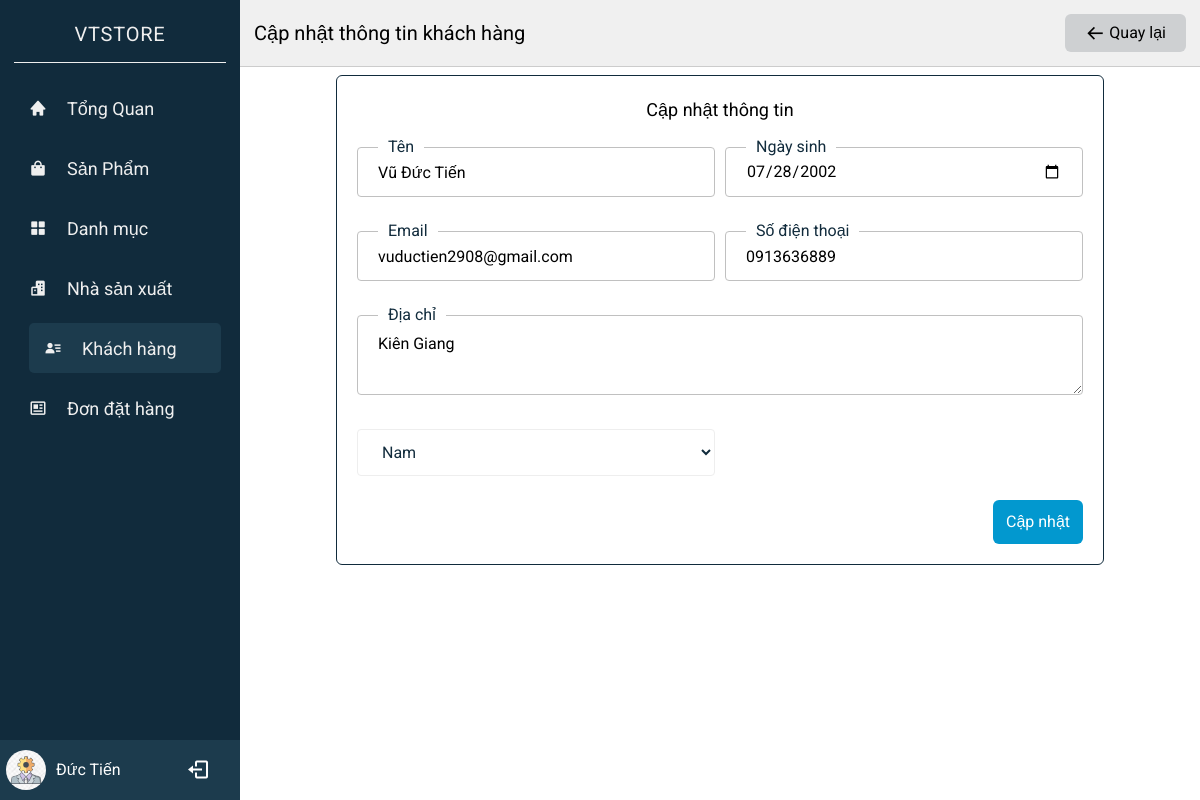
The app's page /?controller=user&action=formUpdate&id=1 (signed in) with its own data.
### tables this page shows
CREATE TABLE `users` (
  `id` int(11) NOT NULL,
  `name` varchar(255) NOT NULL,
  `email` varchar(255) DEFAULT NULL,
  `password` text DEFAULT NULL,
  `phone` varchar(11) DEFAULT NULL,
  `address` text DEFAULT NULL,
  `birthday` date DEFAULT NULL,
  `gender` tinyint(1) DEFAULT NULL,
  `status_delete` tinyint(1) NOT NULL DEFAULT 0
);

### Controllers/BaseController.php (called while the page is built, shortened)
<?php
class BaseController
{
    protected function view($viewPath, array $data = [])
    {
        require(self::VIEW_FOLDER_NAME . '/' . str_replace('.', '/', $viewPath) . '.php');
    }
}

### index.php (called while the page is built, shortened)
<?php
require './Core/Database.php';
require './Models/BaseModel.php';
require './Controllers/BaseController.php';
$actionName = $_REQUEST['action'] ?? 'index';
$controllerObject = new $controllerName();
$controllerObject->$actionName();

### Core/Database.php (called while the page is built, shortened)
<?php
class Database
{
    public function Connect()
    {
        $connect = mysqli_connect(self::HOST, self::USERNAME, self::PASSWORD, self::DB_NAME);
        mysqli_set_charset($connect, 'utf8');
        if (mysqli_connect_errno() === 0) {
            return $connect;
        }
        return false;
    }
}

### Models/BaseModel.php (called while the page is built, shortened)
<?php
class BaseModel extends Database
{
    protected $connect;
    public function __construct()
    {
        $this->connect = $this->connect();
    }
    public function find($table, $id)
    {
        $sql = "SELECT * FROM ${table} WHERE id = ${id} LIMIT 1";
        $query = $this->_query($sql);
        return  mysqli_fetch_assoc($query);
    }
    private function _query($sql)
    {
        return mysqli_query($this->connect, $sql);
    }
}

### Models/UserModel.php (called while the page is built, shortened)
<?php
class UserModel extends BaseModel
{
    public function show($id)
    {
        return $this->find(self::TABLE, $id);
    }
}

### View/admin/Users/updateUser.php (the view, shortened to what this page needs)
<!DOCTYPE html>
<html lang="en">
<head>
    <link href="https://unpkg.com/boxicons@2.1.2/css/boxicons.min.css" rel="stylesheet" />
    <link rel="stylesheet" href="./Public/css/admin/sidebar.css">
    <link rel="stylesheet" href="./Public/css/admin/user.css">
</head>
<body>
    <div class="container">
        <?php include "./View/admin/include/sidebar.php" ?>
        <div class="form-layout-wrap">
            <div class="form-layout-header">
                <p>Cập nhật thông tin khách hàng</p>
                <a href="?controller=user" class="btn-wrap-link">
                    <i class='bx bx-arrow-back'></i>
                    Quay lại
                </a>
            </div>
            <form class="form-layout" action="?controller=user&action=update&id=<?php echo $user['id']; ?>" method="POST" id='form-update-user'>
                <p>Cập nhật thông tin</p>
                <div class="form-field-wrap">
                    <div class="add-product form-child-1">
                        <div class='form-field'>
                            <input id='name' type="text" class="form-input" placeholder=" " name="name" autocomplete="off" value="<?php echo $user['name']; ?>">
                            <label for=" name" class=" form-label">Tên</label>
                        </div>
                    </div>
                    <div class="add-product form-child-2">
                        <div class='form-field'>
                            <input id='date' type="date" class="form-input" placeholder=" " name="birthday" autocomplete="off" value="<?php echo $user['birthday']; ?>">
                            <label for=" name" class=" form-label">Ngày sinh</label>
                        </div>
                    </div>
                </div>
                <div class="form-field-wrap">
                    <div class="add-product form-child-1">
                        <div class='form-field'>
                            <input id='email' type="text" class="form-input" placeholder=" " name="email" autocomplete="off" value="<?php echo $user['email']; ?>">
                            <label for=" name" class=" form-label">Email</label>
                        </div>
                    </div>
                    <div class="add-product form-child-2">
                        <div class='form-field'>
                            <input id='phone' type="text" class="form-input" placeholder=" " name="phone" autocomplete="off" value="<?php echo $user['phone']; ?>">
                            <label for=" name" class=" form-label">Số điện thoại</label>
                        </div>
                    </div>
                </div>
                <div>
                    <div class="form-field" style="height: 80px;">
                        <textarea id='address' class="form-input" placeholder=" " name="address" autocomplete="off"><?php echo $user['address']; ?></textarea>
                        <label for=" name" class=" form-label">Địa chỉ</label>
                    </div>
                </div>
                <div class="form-select">
                    <div>
                        <select id='gender' class="form-select-child " name="gender">
                            <option value="1" <?php if ($user['gender'] == 1) echo 'selected' ?>>Nam</option>
                        </select>
                    </div>
                </div>
                <div class="btn-wrap">
                    <button type="submit" class="btn-wrap-child">Cập nhật</button>
                </div>
            </form>
        </div>
    </div>
</body>
</html>

### Public/css/admin/sidebar.css (style rules this page uses)
*, *::before, *::after { box-sizing: border-box; }
* { margin: 0; padding: 0; }
a { text-decoration: none; }
input, button, textarea, select { font: inherit; outline: none; }
p, h1, h2, h3, h4, h5, h6 { overflow-wrap: break-word; }
body { font-family: 'Roboto', sans-serif; }
.container { display: flex; position: relative; height: 100%; line-height: 1.5; min-height: 100vh; width: 100%; overflow: hidden; }

### Public/css/admin/user.css (style rules this page uses)
button { outline: none; border: none; border-radius: 6px; cursor: pointer; padding: 10px; }
.form-layout-wrap { width: calc(100% - 240px); margin-left: 240px; }
.form-layout-header { font-size: 20px; display: flex; justify-content: space-between; align-items: center; padding: 14px; background-color: rgb(240, 240, 240); border-bottom: 1px solid #ccc; }
.form-layout { padding: 20px; margin: 8px auto; width: 80%; border-radius: 6px; border: 1px solid #112b3c; }
.form-layout p { font-size: 18px; margin-bottom: 24px; text-align: center; }
.form-field-wrap { display: flex; }
.form-child-1 { width: calc(50% - 5px); }
.form-child-2 { width: calc(50% - 5px); margin-left: 10px; }
.form-field { position: relative; }
.form-field textarea { padding-top: 16px; height: 80px; }
.form-input { padding: 0 20px; border: 1px solid #c0c0c0; border-radius: 4px; width: 100%; height: 50px; transition: 0.25s ease; }
.form-input:not(:placeholder-shown) + .form-label, .form-input:focus + .form-label { top: 0; padding: 0 10px; display: inline-block; background-color: white; color: #112b3c; }
.form-label { position: absolute; top: 50%; left: 21px; transform: translateY(-50%); user-select: none; color: #999; pointer-events: none; transition: 0.25s ease; }
.add-product { margin-bottom: 10px; }
.form-select { padding-top: 10px; }
.form-select .form-select-child:nth-child(1) { width: calc(50% - 5px); }
.form-select-child { padding: 12px 20px; border: 1px solid #eee; color: #112b3c; background-color: #fff; border-radius: 4px; transition: all 0.2s ease; }
.btn-wrap { display: block; text-align: right; }
.btn-wrap-child { background-color: #0298cf; min-width: 90px; color: #fff; }
.btn-wrap-link { background-color: #ced0d2; padding: 7px 20px; border-radius: 6px; cursor: pointer; text-decoration: none; color: #000; display: inline-flex; justify-content: center; align-items: center; font-size: 16px; }
.btn-wrap-link i { font-size: 20px; margin-right: 4px; }

### records on screen
users: name "Vũ Đức Tiến", birthday "07/28/2002", email "vuductien2908@gmail.com", phone "0913636889", address "Kiên Giang", gender "Nam"

### other values on screen
$nameAdmin "Đức Tiến"
